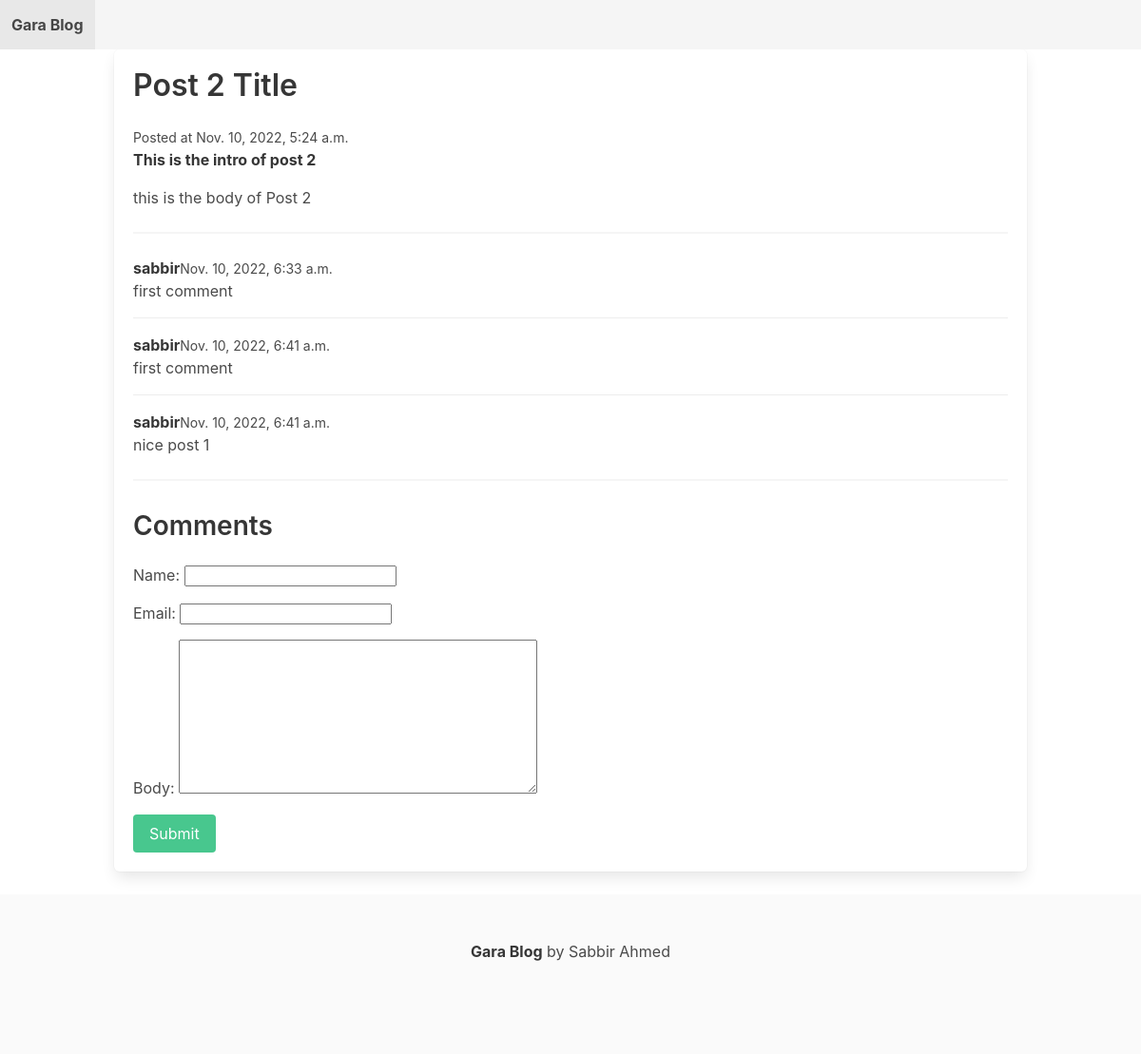
The app's page /post-2-title/ with its own data.
### blog/models.py (models this page shows)
class Post(models.Model):
    title = models.CharField(max_length=255)
    slug = models.SlugField()
    intro = models.TextField()
    body = models.TextField()
    date_added = models.DateTimeField(auto_now_add=True)
    class Meta:
        ordering = ['-date_added']

class Comments(models.Model):
    post = models.ForeignKey(Post, related_name='comments', on_delete=models.CASCADE)
    name = models.CharField(max_length=255)
    email = models.EmailField()
    body = models.TextField()
    date_added = models.DateTimeField(auto_now_add=True)
    class Meta:
        ordering = ['date_added']

### blog/views.py (the view)
# urls.py: path('<slug:slug>/', single, name='single')
def single(request, slug):
    post = Post.objects.get(slug=slug)
    if request.method == 'POST':
        form = CommentForm(request.POST)
        if form.is_valid():
            comment = form.save(commit=False)
            comment.post = post
            comment.save()
            return redirect('single', slug=post.slug)
    else:
        form = CommentForm()
    return render(request, 'blog/single.html', {
            'post': post,
            'form': form,
        })

### blog/forms.py
class CommentForm(forms.ModelForm):
    class Meta:
        model = Comments
        fields = ['name', 'email', 'body']

### blog/templates/blog/single.html (shortened to what this page needs)
{% extends 'blog/base.html' %}
{% block content %}
    <div class="content">
        <h1 class="title">{{ post.title }}</h1>
        <small>Posted at {{ post.date_added }}</small>
        <p><strong>{{ post.intro }}</strong></p>
        <p>{{ post.body }}</p>
        <hr>
        {% for comment in post.comments.all %}
            <article class="media">
                <div class="media-content">
                    <div class="content">
                        <p>
                            <strong>{{ comment.name }}</strong><small>{{ comment.date_added }}</small>
                            <br>
                            {{ comment.body }}
                        </p>
                    </div>
                </div>
            </article>
        {% empty %}
            <div class="notification">
                <p>No Comments Yet. Be the first one to make one!</p>
            </div>
        {% endfor %}
        <hr>
        <h2 class="subtitle">Comments</h2>
            <form action="." method="post">
                {{ form.as_p }}
                <div class="field">
                    <div class="control"><button class="button is-success">Submit</button></div>
                </div>
            </form>
    </div>
{% endblock %}

### blog/templates/blog/base.html (shortened to what this page needs)
<!DOCTYPE html>
<html lang="en">
<head>
    <link rel="stylesheet" href="https://cdn.jsdelivr.net/npm/bulma@0.9.1/css/bulma.min.css">
</head>
<body>
    <nav class="navbar is-light is-narrow">
        <div class="navbar-brand"><a href="/" class="navbar-item"><strong>Gara Blog</strong></a></div>
    </nav>
    <main class="container is-max-desktop box">
        {% block content %}
        {% endblock %}
    </main>
    <footer class="footer">
        <div class="has-text-centered">
          <p>
            <strong>Gara Blog</strong> by Sabbir Ahmed
          </p>
        </div>
      </footer>
</body>
</html>

### records on screen
Post: title "Post 2 Title", date_added "Nov. 10, 2022, 5:24 a.m.", intro "This is the intro of post 2", body "this is the body of Post 2"
Comments: name "sabbir", date_added "Nov. 10, 2022, 6:33 a.m.", body "first comment"
Comments: name "sabbir", date_added "Nov. 10, 2022, 6:41 a.m.", body "first comment"
Comments: name "sabbir", date_added "Nov. 10, 2022, 6:41 a.m.", body "nice post 1"
